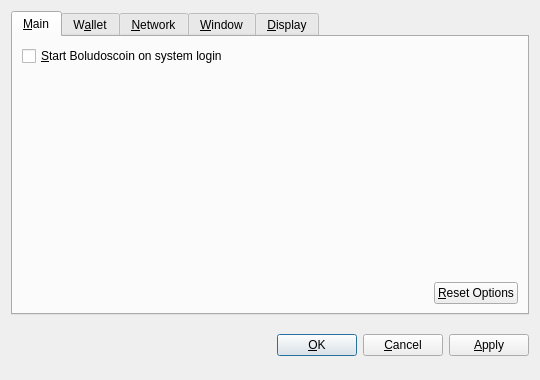
<?xml version="1.0" encoding="UTF-8"?>
<ui version="4.0">
 <class>OptionsDialog</class>
 <widget class="QDialog" name="OptionsDialog">
  <property name="geometry">
   <rect>
    <x>0</x>
    <y>0</y>
    <width>540</width>
    <height>380</height>
   </rect>
  </property>
  <property name="windowTitle">
   <string>Options</string>
  </property>
  <property name="modal">
   <bool>true</bool>
  </property>
  <layout class="QVBoxLayout" name="verticalLayout">
   <item>
    <widget class="QTabWidget" name="tabWidget">
     <property name="tabPosition">
      <enum>QTabWidget::North</enum>
     </property>
     <property name="currentIndex">
      <number>0</number>
     </property>
     <widget class="QWidget" name="tabMain">
      <attribute name="title">
       <string>&amp;Main</string>
      </attribute>
      <layout class="QVBoxLayout" name="verticalLayout_Main">
       <item>
        <widget class="QCheckBox" name="bitcoinAtStartup">
         <property name="toolTip">
          <string>Automatically start Boludoscoin after logging in to the system.</string>
         </property>
         <property name="text">
          <string>&amp;Start Boludoscoin on system login</string>
         </property>
        </widget>
       </item>
       <item>
        <spacer name="verticalSpacer_Main">
         <property name="orientation">
          <enum>Qt::Vertical</enum>
         </property>
         <property name="sizeHint" stdset="0">
          <size>
           <width>20</width>
           <height>40</height>
          </size>
         </property>
        </spacer>
       </item>
       <item>
        <layout class="QHBoxLayout" name="horizontalLayout_2_Main">
         <item>
          <spacer name="horizontalSpacer_2_Main">
           <property name="orientation">
            <enum>Qt::Horizontal</enum>
           </property>
           <property name="sizeHint" stdset="0">
            <size>
             <width>40</width>
             <height>20</height>
            </size>
           </property>
          </spacer>
         </item>
         <item>
          <widget class="QPushButton" name="resetButton">
           <property name="toolTip">
            <string>Reset all client options to default.</string>
           </property>
           <property name="text">
            <string>&amp;Reset Options</string>
           </property>
           <property name="autoDefault">
            <bool>false</bool>
           </property>
          </widget>
         </item>
        </layout>
       </item>
      </layout>
     </widget>
     <widget class="QWidget" name="tabWallet">
      <attribute name="title">
       <string>W&amp;allet</string>
      </attribute>
      <layout class="QVBoxLayout" name="verticalLayout_Network">
       <item>
        <widget class="QLabel" name="transactionFeeInfoLabel">
         <property name="text">
          <string>Optional transaction fee per kB that helps make sure your transactions are processed quickly. Most transactions are 1 kB.</string>
         </property>
         <property name="textFormat">
          <enum>Qt::PlainText</enum>
         </property>
         <property name="wordWrap">
          <bool>true</bool>
         </property>
        </widget>
       </item>
       <item>
        <layout class="QHBoxLayout" name="horizontalLayout_1_Main">
         <item>
          <widget class="QLabel" name="transactionFeeLabel">
           <property name="text">
            <string>Pay transaction &amp;fee</string>
           </property>
           <property name="textFormat">
            <enum>Qt::PlainText</enum>
           </property>
           <property name="buddy">
            <cstring>transactionFee</cstring>
           </property>
          </widget>
         </item>
         <item>
          <widget class="BitcoinAmountField" name="transactionFee"/>
         </item>
         <item>
          <spacer name="horizontalSpacer_1_Main">
           <property name="orientation">
            <enum>Qt::Horizontal</enum>
           </property>
           <property name="sizeHint" stdset="0">
            <size>
             <width>40</width>
             <height>20</height>
            </size>
           </property>
          </spacer>
         </item>
        </layout>
       </item>
       <item>
        <widget class="QLabel" name="label">
         <property name="text">
          <string>If you disable the spending of unconfirmed change, the change from a transaction cannot be used until that transaction has at least one confirmation. This also affects how your balance is computed.</string>
         </property>
         <property name="wordWrap">
          <bool>true</bool>
         </property>
        </widget>
       </item>
       <item>
        <widget class="QCheckBox" name="spendZeroConfChange">
         <property name="text">
          <string>Spend unconfirmed change  (experts only)</string>
         </property>
        </widget>
       </item>
       <item>
        <spacer name="verticalSpacer">
         <property name="orientation">
          <enum>Qt::Vertical</enum>
         </property>
         <property name="sizeHint" stdset="0">
          <size>
           <width>20</width>
           <height>40</height>
          </size>
         </property>
        </spacer>
       </item>
      </layout>
     </widget>
     <widget class="QWidget" name="tabNetwork">
      <attribute name="title">
       <string>&amp;Network</string>
      </attribute>
      <layout class="QVBoxLayout" name="verticalLayout_Network">
       <item>
        <widget class="QCheckBox" name="mapPortUpnp">
         <property name="toolTip">
          <string>Automatically open the Boludoscoin client port on the router. This only works when your router supports UPnP and it is enabled.</string>
         </property>
         <property name="text">
          <string>Map port using &amp;UPnP</string>
         </property>
        </widget>
       </item>
       <item>
        <widget class="QCheckBox" name="connectSocks">
         <property name="toolTip">
          <string>Connect to the Boludoscoin network through a SOCKS proxy (e.g. when connecting through Tor).</string>
         </property>
         <property name="text">
          <string>&amp;Connect through SOCKS proxy:</string>
         </property>
        </widget>
       </item>
       <item>
        <layout class="QHBoxLayout" name="horizontalLayout_Network">
         <item>
          <widget class="QLabel" name="proxyIpLabel">
           <property name="text">
            <string>Proxy &amp;IP:</string>
           </property>
           <property name="textFormat">
            <enum>Qt::PlainText</enum>
           </property>
           <property name="buddy">
            <cstring>proxyIp</cstring>
           </property>
          </widget>
         </item>
         <item>
          <widget class="QValidatedLineEdit" name="proxyIp">
           <property name="maximumSize">
            <size>
             <width>140</width>
             <height>16777215</height>
            </size>
           </property>
           <property name="toolTip">
            <string>IP address of the proxy (e.g. 127.0.0.1)</string>
           </property>
          </widget>
         </item>
         <item>
          <widget class="QLabel" name="proxyPortLabel">
           <property name="text">
            <string>&amp;Port:</string>
           </property>
           <property name="textFormat">
            <enum>Qt::PlainText</enum>
           </property>
           <property name="buddy">
            <cstring>proxyPort</cstring>
           </property>
          </widget>
         </item>
         <item>
          <widget class="QLineEdit" name="proxyPort">
           <property name="maximumSize">
            <size>
             <width>55</width>
             <height>16777215</height>
            </size>
           </property>
           <property name="toolTip">
            <string>Port of the proxy (e.g. 9050)</string>
           </property>
          </widget>
         </item>
         <item>
          <widget class="QLabel" name="socksVersionLabel">
           <property name="text">
            <string>SOCKS &amp;Version:</string>
           </property>
           <property name="textFormat">
            <enum>Qt::PlainText</enum>
           </property>
           <property name="buddy">
            <cstring>socksVersion</cstring>
           </property>
          </widget>
         </item>
         <item>
          <widget class="QValueComboBox" name="socksVersion">
           <property name="toolTip">
            <string>SOCKS version of the proxy (e.g. 5)</string>
           </property>
          </widget>
         </item>
         <item>
          <spacer name="horizontalSpacer_Network">
           <property name="orientation">
            <enum>Qt::Horizontal</enum>
           </property>
           <property name="sizeHint" stdset="0">
            <size>
             <width>40</width>
             <height>20</height>
            </size>
           </property>
          </spacer>
         </item>
        </layout>
       </item>
       <item>
        <spacer name="verticalSpacer_Network">
         <property name="orientation">
          <enum>Qt::Vertical</enum>
         </property>
         <property name="sizeHint" stdset="0">
          <size>
           <width>20</width>
           <height>40</height>
          </size>
         </property>
        </spacer>
       </item>
      </layout>
     </widget>
     <widget class="QWidget" name="tabWindow">
      <attribute name="title">
       <string>&amp;Window</string>
      </attribute>
      <layout class="QVBoxLayout" name="verticalLayout_Window">
       <item>
        <widget class="QCheckBox" name="minimizeToTray">
         <property name="toolTip">
          <string>Show only a tray icon after minimizing the window.</string>
         </property>
         <property name="text">
          <string>&amp;Minimize to the tray instead of the taskbar</string>
         </property>
        </widget>
       </item>
       <item>
        <widget class="QCheckBox" name="minimizeOnClose">
         <property name="toolTip">
          <string>Minimize instead of exit the application when the window is closed. When this option is enabled, the application will be closed only after selecting Quit in the menu.</string>
         </property>
         <property name="text">
          <string>M&amp;inimize on close</string>
         </property>
        </widget>
       </item>
       <item>
        <spacer name="verticalSpacer_Window">
         <property name="orientation">
          <enum>Qt::Vertical</enum>
         </property>
         <property name="sizeHint" stdset="0">
          <size>
           <width>20</width>
           <height>40</height>
          </size>
         </property>
        </spacer>
       </item>
      </layout>
     </widget>
     <widget class="QWidget" name="tabDisplay">
      <attribute name="title">
       <string>&amp;Display</string>
      </attribute>
      <layout class="QVBoxLayout" name="verticalLayout_Display">
       <item>
        <layout class="QHBoxLayout" name="horizontalLayout_1_Display">
         <item>
          <widget class="QLabel" name="langLabel">
           <property name="text">
            <string>User Interface &amp;language:</string>
           </property>
           <property name="textFormat">
            <enum>Qt::PlainText</enum>
           </property>
           <property name="buddy">
            <cstring>lang</cstring>
           </property>
          </widget>
         </item>
         <item>
          <widget class="QValueComboBox" name="lang">
           <property name="toolTip">
            <string>The user interface language can be set here. This setting will take effect after restarting Boludoscoin.</string>
           </property>
          </widget>
         </item>
        </layout>
       </item>
       <item>
        <layout class="QHBoxLayout" name="horizontalLayout_2_Display">
         <item>
          <widget class="QLabel" name="unitLabel">
           <property name="text">
            <string>&amp;Unit to show amounts in:</string>
           </property>
           <property name="textFormat">
            <enum>Qt::PlainText</enum>
           </property>
           <property name="buddy">
            <cstring>unit</cstring>
           </property>
          </widget>
         </item>
         <item>
          <widget class="QValueComboBox" name="unit">
           <property name="toolTip">
            <string>Choose the default subdivision unit to show in the interface and when sending coins.</string>
           </property>
          </widget>
         </item>
        </layout>
       </item>
       <item>
        <widget class="QCheckBox" name="displayAddresses">
         <property name="toolTip">
          <string>Whether to show Boludoscoin addresses in the transaction list or not.</string>
         </property>
         <property name="text">
          <string>&amp;Display addresses in transaction list</string>
         </property>
        </widget>
       </item>
       <item>
        <widget class="QCheckBox" name="coinControlFeatures">
         <property name="toolTip">
          <string>Whether to show coin control features or not.</string>
         </property>
         <property name="text">
          <string>Display coin &amp;control features (experts only!)</string>
         </property>
        </widget>
       </item>
       <item>
        <spacer name="verticalSpacer_Display">
         <property name="orientation">
          <enum>Qt::Vertical</enum>
         </property>
         <property name="sizeHint" stdset="0">
          <size>
           <width>20</width>
           <height>40</height>
          </size>
         </property>
        </spacer>
       </item>
      </layout>
     </widget>
    </widget>
   </item>
   <item>
    <layout class="QHBoxLayout" name="horizontalLayout_Buttons">
     <item>
      <spacer name="horizontalSpacer_1">
       <property name="orientation">
        <enum>Qt::Horizontal</enum>
       </property>
       <property name="sizeHint" stdset="0">
        <size>
         <width>40</width>
         <height>48</height>
        </size>
       </property>
      </spacer>
     </item>
     <item>
      <widget class="QLabel" name="statusLabel">
       <property name="font">
        <font>
         <weight>75</weight>
         <bold>true</bold>
        </font>
       </property>
       <property name="text">
        <string/>
       </property>
       <property name="textFormat">
        <enum>Qt::PlainText</enum>
       </property>
       <property name="wordWrap">
        <bool>true</bool>
       </property>
      </widget>
     </item>
     <item>
      <spacer name="horizontalSpacer_2">
       <property name="orientation">
        <enum>Qt::Horizontal</enum>
       </property>
       <property name="sizeHint" stdset="0">
        <size>
         <width>40</width>
         <height>48</height>
        </size>
       </property>
      </spacer>
     </item>
     <item>
      <widget class="QPushButton" name="okButton">
       <property name="text">
        <string>&amp;OK</string>
       </property>
      </widget>
     </item>
     <item>
      <widget class="QPushButton" name="cancelButton">
       <property name="text">
        <string>&amp;Cancel</string>
       </property>
       <property name="autoDefault">
        <bool>false</bool>
       </property>
      </widget>
     </item>
     <item>
      <widget class="QPushButton" name="applyButton">
       <property name="text">
        <string>&amp;Apply</string>
       </property>
       <property name="autoDefault">
        <bool>false</bool>
       </property>
      </widget>
     </item>
    </layout>
   </item>
  </layout>
 </widget>
 <customwidgets>
  <customwidget>
   <class>BitcoinAmountField</class>
   <extends>QSpinBox</extends>
   <header>bitcoinamountfield.h</header>
  </customwidget>
  <customwidget>
   <class>QValueComboBox</class>
   <extends>QComboBox</extends>
   <header>qvaluecombobox.h</header>
  </customwidget>
  <customwidget>
   <class>QValidatedLineEdit</class>
   <extends>QLineEdit</extends>
   <header>qvalidatedlineedit.h</header>
  </customwidget>
 </customwidgets>
 <resources/>
 <connections/>
</ui>
